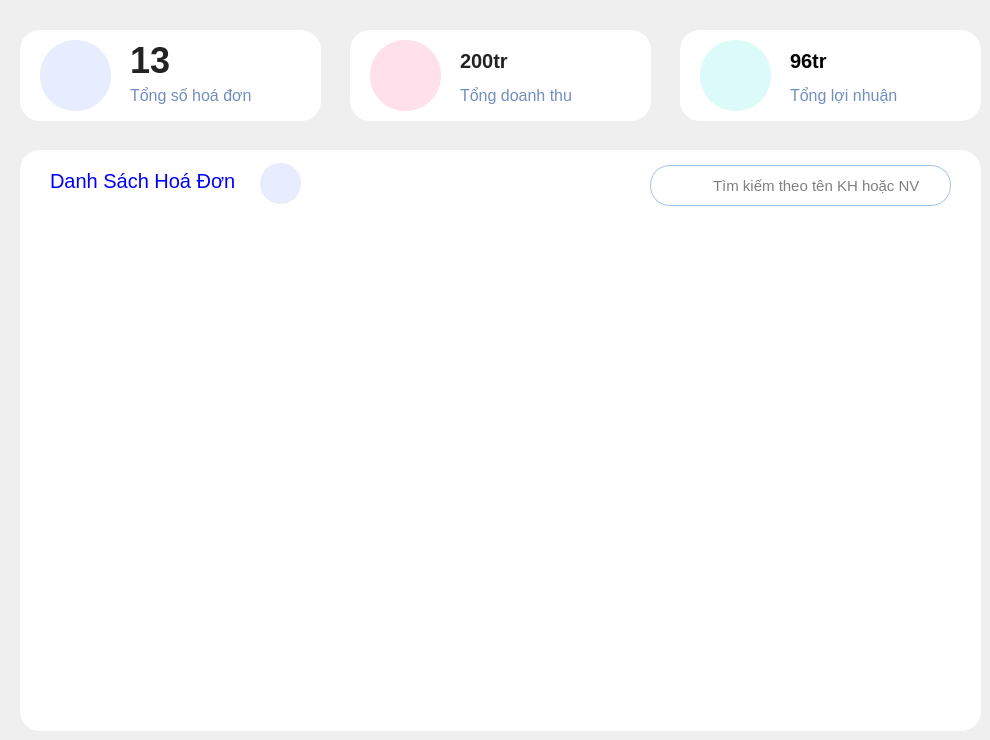
    <widget class="QWidget" name="money">
     <widget class="QWidget" name="invoiceW_4" native="true">
      <property name="geometry">
       <rect>
        <x>20</x>
        <y>30</y>
        <width>301</width>
        <height>91</height>
       </rect>
      </property>
      <property name="cursor">
       <cursorShape>ArrowCursor</cursorShape>
      </property>
      <property name="styleSheet">
       <string notr="true">background-color: #fff;
border-radius: 20px;
text-align: left;</string>
      </property>
      <widget class="QLabel" name="quantityInv">
       <property name="geometry">
        <rect>
         <x>110</x>
         <y>10</y>
         <width>101</width>
         <height>41</height>
        </rect>
       </property>
       <property name="font">
        <font>
         <pointsize>27</pointsize>
         <bold>true</bold>
        </font>
       </property>
       <property name="styleSheet">
        <string notr="true">background-color: transparent;
color: #232323;</string>
       </property>
       <property name="text">
        <string>13</string>
       </property>
      </widget>
      <widget class="QLabel" name="label_41">
       <property name="geometry">
        <rect>
         <x>110</x>
         <y>50</y>
         <width>151</width>
         <height>31</height>
        </rect>
       </property>
       <property name="font">
        <font>
         <pointsize>12</pointsize>
         <bold>false</bold>
        </font>
       </property>
       <property name="cursor">
        <cursorShape>ArrowCursor</cursorShape>
       </property>
       <property name="styleSheet">
        <string notr="true">background-color: transparent;
color: #718EBF;</string>
       </property>
       <property name="text">
        <string>Tổng số hoá đơn</string>
       </property>
      </widget>
      <widget class="QPushButton" name="pushButton_25">
       <property name="geometry">
        <rect>
         <x>20</x>
         <y>10</y>
         <width>71</width>
         <height>71</height>
        </rect>
       </property>
       <property name="font">
        <font>
         <pointsize>9</pointsize>
        </font>
       </property>
       <property name="styleSheet">
        <string notr="true">background-color:#E7EDFF;
border-radius: 35px;
padding-left: 12px;</string>
       </property>
       <property name="text">
        <string/>
       </property>
       <property name="icon">
        <iconset resource="resourse.qrc">
         <normaloff>:/new/img/img/bill.png</normaloff>:/new/img/img/bill.png</iconset>
       </property>
       <property name="iconSize">
        <size>
         <width>40</width>
         <height>40</height>
        </size>
       </property>
      </widget>
     </widget>
     <widget class="QWidget" name="prdW_8" native="true">
      <property name="geometry">
       <rect>
        <x>680</x>
        <y>30</y>
        <width>301</width>
        <height>91</height>
       </rect>
      </property>
      <property name="cursor">
       <cursorShape>PointingHandCursor</cursorShape>
      </property>
      <property name="styleSheet">
       <string notr="true">background-color: #fff;
border-radius: 20px;
text-align: left;</string>
      </property>
      <widget class="QLabel" name="topCus_2">
       <property name="geometry">
        <rect>
         <x>110</x>
         <y>10</y>
         <width>181</width>
         <height>41</height>
        </rect>
       </property>
       <property name="font">
        <font>
         <pointsize>15</pointsize>
         <bold>true</bold>
        </font>
       </property>
       <property name="styleSheet">
        <string notr="true">background-color: transparent;
color:#000;</string>
       </property>
       <property name="text">
        <string>96tr</string>
       </property>
      </widget>
      <widget class="QLabel" name="label_42">
       <property name="geometry">
        <rect>
         <x>110</x>
         <y>50</y>
         <width>191</width>
         <height>31</height>
        </rect>
       </property>
       <property name="font">
        <font>
         <pointsize>12</pointsize>
         <bold>false</bold>
        </font>
       </property>
       <property name="cursor">
        <cursorShape>PointingHandCursor</cursorShape>
       </property>
       <property name="styleSheet">
        <string notr="true">background-color: transparent;
color: #718EBF;</string>
       </property>
       <property name="text">
        <string>Tổng lợi nhuận</string>
       </property>
      </widget>
      <widget class="QPushButton" name="pushButton_26">
       <property name="geometry">
        <rect>
         <x>20</x>
         <y>10</y>
         <width>71</width>
         <height>71</height>
        </rect>
       </property>
       <property name="styleSheet">
        <string notr="true">background-color:#DCFAF8;
border-radius: 35px;
padding-left: 15px;
</string>
       </property>
       <property name="text">
        <string/>
       </property>
       <property name="icon">
        <iconset resource="resourse.qrc">
         <normaloff>:/new/img/img/earning.png</normaloff>:/new/img/img/earning.png</iconset>
       </property>
       <property name="iconSize">
        <size>
         <width>40</width>
         <height>40</height>
        </size>
       </property>
      </widget>
     </widget>
     <widget class="QWidget" name="widget_4" native="true">
      <property name="geometry">
       <rect>
        <x>20</x>
        <y>150</y>
        <width>961</width>
        <height>581</height>
       </rect>
      </property>
      <property name="styleSheet">
       <string notr="true">background-color: #fff;
border-radius: 20px;
text-align: left;</string>
      </property>
      <widget class="QTableView" name="tableViewInvoice_2">
       <property name="geometry">
        <rect>
         <x>20</x>
         <y>60</y>
         <width>941</width>
         <height>521</height>
        </rect>
       </property>
       <property name="cursor" stdset="0">
        <cursorShape>PointingHandCursor</cursorShape>
       </property>
       <property name="styleSheet">
        <string notr="true">
QTableWidget
{
color:red; 
gridline-color:black;
 selection-color:green;
font: 700 15pt  &quot;Arial&quot;; 
selection-background-color:blue;

}
QTableWidget::item:selected
{
color:white;
background-color:blue;
}

QHeaderView
{
border:none;
font: 500 &quot;Arial&quot;;
color:blue;
border: none;
}
QHeaderView::section
{
border: none;
font: 500 16px &quot;Arial&quot;;
color:#718EBF;
background-color: white;
padding: 10px 10px;

}
QTableView::item {
    background-color: white;              
    color:232323;        
	padding:15px 0px 15px 35px;     
 	border-left: none;          
    border-right: none;         
    border-top: 1px solid #E6EFF5;        
}
QTableView::item:selected {
    background-color:#95a1ff;     
    color: white;                        
}
QScrollBar:horizontal, QScrollBar:vertical { height: 0px; width: 0px; }</string>
       </property>
       <property name="autoScroll">
        <bool>false</bool>
       </property>
       <property name="selectionBehavior">
        <enum>QAbstractItemView::SelectionBehavior::SelectRows</enum>
       </property>
       <property name="showGrid">
        <bool>false</bool>
       </property>
       <property name="gridStyle">
        <enum>Qt::PenStyle::SolidLine</enum>
       </property>
       <property name="wordWrap">
        <bool>true</bool>
       </property>
       <property name="cornerButtonEnabled">
        <bool>true</bool>
       </property>
       <attribute name="horizontalHeaderVisible">
        <bool>true</bool>
       </attribute>
       <attribute name="horizontalHeaderMinimumSectionSize">
        <number>10</number>
       </attribute>
       <attribute name="horizontalHeaderDefaultSectionSize">
        <number>100</number>
       </attribute>
       <attribute name="horizontalHeaderHighlightSections">
        <bool>true</bool>
       </attribute>
       <attribute name="horizontalHeaderShowSortIndicator" stdset="0">
        <bool>false</bool>
       </attribute>
       <attribute name="verticalHeaderVisible">
        <bool>true</bool>
       </attribute>
       <attribute name="verticalHeaderCascadingSectionResizes">
        <bool>true</bool>
       </attribute>
      </widget>
      <widget class="QLabel" name="label_12">
       <property name="geometry">
        <rect>
         <x>30</x>
         <y>10</y>
         <width>231</width>
         <height>41</height>
        </rect>
       </property>
       <property name="font">
        <font>
         <pointsize>15</pointsize>
         <fontweight>ExtraBold</fontweight>
        </font>
       </property>
       <property name="styleSheet">
        <string notr="true">color: blue;</string>
       </property>
       <property name="text">
        <string>Danh Sách Hoá Đơn</string>
       </property>
      </widget>
      <widget class="QWidget" name="widget_6" native="true">
       <property name="geometry">
        <rect>
         <x>240</x>
         <y>10</y>
         <width>701</width>
         <height>51</height>
        </rect>
       </property>
       <property name="styleSheet">
        <string notr="true"/>
       </property>
       <widget class="QLineEdit" name="findInv">
        <property name="geometry">
         <rect>
          <x>390</x>
          <y>5</y>
          <width>301</width>
          <height>41</height>
         </rect>
        </property>
        <property name="font">
         <font>
          <pointsize>11</pointsize>
          <kerning>false</kerning>
          <fontweight>Medium</fontweight>
         </font>
        </property>
        <property name="cursor">
         <cursorShape>IBeamCursor</cursorShape>
        </property>
        <property name="focusPolicy">
         <enum>Qt::FocusPolicy::ClickFocus</enum>
        </property>
        <property name="styleSheet">
         <string notr="true">border-radius: 20px;
border: 1px solid #9ec2e6;
background-color:white;
padding-left: 60px;
color:#000;
</string>
        </property>
        <property name="placeholderText">
         <string>Tìm kiếm theo tên KH hoặc NV</string>
        </property>
       </widget>
       <widget class="QPushButton" name="refeshInv">
        <property name="geometry">
         <rect>
          <x>0</x>
          <y>3</y>
          <width>41</width>
          <height>41</height>
         </rect>
        </property>
        <property name="cursor">
         <cursorShape>PointingHandCursor</cursorShape>
        </property>
        <property name="styleSheet">
         <string notr="true">padding-left:10px;
background-color:#E7EDFF;
border-radius: 20px;</string>
        </property>
        <property name="text">
         <string/>
        </property>
        <property name="icon">
         <iconset resource="resourse.qrc">
          <normaloff>:/new/img/img/sync (1).png</normaloff>:/new/img/img/sync (1).png</iconset>
        </property>
        <property name="iconSize">
         <size>
          <width>20</width>
          <height>20</height>
         </size>
        </property>
       </widget>
       <widget class="QPushButton" name="findInvBtn">
        <property name="geometry">
         <rect>
          <x>400</x>
          <y>15</y>
          <width>51</width>
          <height>21</height>
         </rect>
        </property>
        <property name="cursor">
         <cursorShape>PointingHandCursor</cursorShape>
        </property>
        <property name="styleSheet">
         <string notr="true">
background-color: white;
border-radius: 20px;
color: #ccc;
padding-left: 10px;</string>
        </property>
        <property name="text">
         <string/>
        </property>
        <property name="icon">
         <iconset resource="resourse.qrc">
          <normaloff>:/new/img/img/search.png</normaloff>:/new/img/img/search.png</iconset>
        </property>
        <property name="iconSize">
         <size>
          <width>20</width>
          <height>20</height>
         </size>
        </property>
       </widget>
      </widget>
     </widget>
     <widget class="QWidget" name="prdW_9" native="true">
      <property name="geometry">
       <rect>
        <x>350</x>
        <y>30</y>
        <width>301</width>
        <height>91</height>
       </rect>
      </property>
      <property name="cursor">
       <cursorShape>ArrowCursor</cursorShape>
      </property>
      <property name="styleSheet">
       <string notr="true">background-color: #fff;
border-radius: 20px;
text-align: left;</string>
      </property>
      <widget class="QLabel" name="moneyInv">
       <property name="geometry">
        <rect>
         <x>110</x>
         <y>10</y>
         <width>181</width>
         <height>41</height>
        </rect>
       </property>
       <property name="font">
        <font>
         <pointsize>15</pointsize>
         <bold>true</bold>
        </font>
       </property>
       <property name="styleSheet">
        <string notr="true">background-color: transparent;
color: #232323;</string>
       </property>
       <property name="text">
        <string>200tr </string>
       </property>
      </widget>
      <widget class="QLabel" name="label_43">
       <property name="geometry">
        <rect>
         <x>110</x>
         <y>50</y>
         <width>141</width>
         <height>31</height>
        </rect>
       </property>
       <property name="font">
        <font>
         <pointsize>12</pointsize>
         <bold>false</bold>
        </font>
       </property>
       <property name="cursor">
        <cursorShape>ArrowCursor</cursorShape>
       </property>
       <property name="styleSheet">
        <string notr="true">background-color: transparent;
color: #718EBF;</string>
       </property>
       <property name="text">
        <string>Tổng doanh thu</string>
       </property>
      </widget>
      <widget class="QPushButton" name="pushButton_27">
       <property name="geometry">
        <rect>
         <x>20</x>
         <y>10</y>
         <width>71</width>
         <height>71</height>
        </rect>
       </property>
       <property name="styleSheet">
        <string notr="true">background-color:#FFE0EB;
border-radius: 35px;
padding-left: 15px;
</string>
       </property>
       <property name="text">
        <string/>
       </property>
       <property name="icon">
        <iconset resource="resourse.qrc">
         <normaloff>:/new/img/img/dollar.png</normaloff>:/new/img/img/dollar.png</iconset>
       </property>
       <property name="iconSize">
        <size>
         <width>40</width>
         <height>40</height>
        </size>
       </property>
      </widget>
     </widget>
    </widget>
